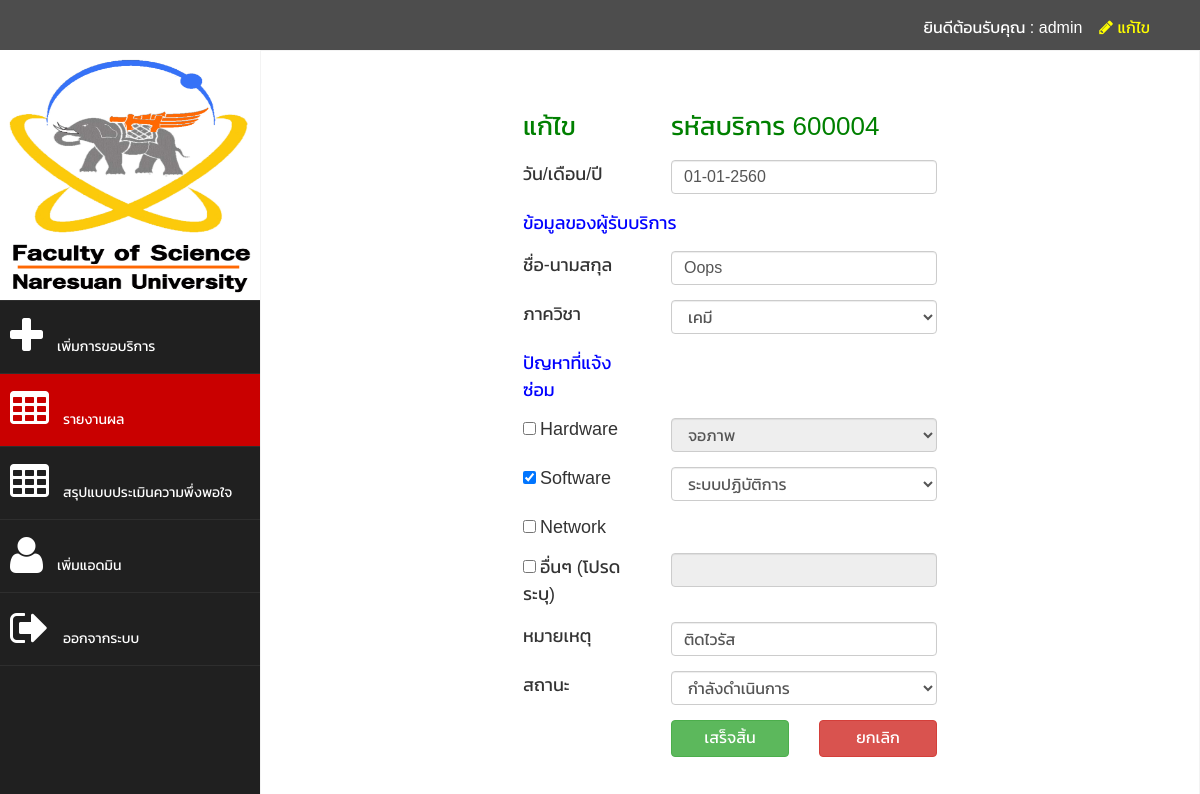
/www/rating/admin/update_service.php?id=5 (signed in), run on the app's committed database.
### tables this page shows
CREATE TABLE `service` (
  `id` int(11) UNSIGNED NOT NULL,
  `service_code` varchar(255) NOT NULL,
  `full_name` varchar(255) NOT NULL,
  `major` varchar(255) NOT NULL,
  `created_at` varchar(255) NOT NULL
);

CREATE TABLE `problem` (
  `service_id` int(11) UNSIGNED NOT NULL,
  `hardware` varchar(255) DEFAULT NULL,
  `software` varchar(255) DEFAULT NULL,
  `network` varchar(255) DEFAULT NULL,
  `other` varchar(255) DEFAULT NULL,
  `note` varchar(255) DEFAULT NULL
);

CREATE TABLE `status` (
  `service_id` int(11) UNSIGNED NOT NULL,
  `status` varchar(255) NOT NULL
);

### www/rating/admin/update_service.php (the view, shortened to what this page needs)
<?php
  include "header_admin.php";
  include "navbarside_admin.php";
  include "../process/config.php";
  $service_id = $_GET["id"];
  $sql = "SELECT * FROM service WHERE id = $service_id";
  $result = $conn->query($sql);
  while ($row = mysqli_fetch_assoc($result)) {
    $service_code = $row["service_code"];
    $full_name = $row["full_name"];
    $major = $row["major"];
    $created_at = $row["created_at"];
  }
    $sql = "SELECT * FROM problem WHERE service_id = $service_id";
    $result = $conn->query($sql);
    while ($row = mysqli_fetch_assoc($result)) {
        $hardware = $row["hardware"];
        $software = $row["software"];
        $network = $row["network"];
        $other = $row["other"];
        $note = $row["note"];
    }
    $sql = "SELECT * FROM status WHERE service_id = $service_id";
    $result = $conn->query($sql);
    while ($row = mysqli_fetch_assoc($result)) {
        $status = $row["status"];
    }
?>
<form id="form_service" action="../process/update_service.php?id=<?php echo $service_id; ?>" method="post">
  <div class="row" style="margin-top: 20px;">
    <div class="col-md-2 col-md-offset-3">
      <div class="form-group">
        <span style="font-size: 26px; color: green;">แก้ไข</span>
      </div>
    </div>
    <div class="col-md-4">
      <div class="form-group">
        <span style="font-size: 26px; color: green;">รหัสบริการ <?php echo $service_code; ?></span>
      </div>
    </div>
  </div>
  <div class="row">
    <div class="col-md-2 col-md-offset-3">
      <div class="form-group">
        <span style="font-size: 18px;">วัน/เดือน/ปี</span>
      </div>
    </div>
    <div class="col-md-4">
      <div class="form-group">
        <input type="text" class="datepicker form-control" name="date" style="font-size: 16px" value="<?php echo $created_at; ?>" required></input>
      </div>
    </div>
  </div>
  <div class="row">
    <div class="col-xs-12 col-sm-12 col-md-3 col-md-offset-3">
      <div class="form-group">
        <span style="font-size: 18px; color: blue;">ข้อมูลของผู้รับบริการ</span>
      </div>
    </div>
  </div>
  <div class="row">
    <div class="col-md-2 col-md-offset-3">
      <div class="form-group">
        <span style="font-size: 18px;">ชื่อ-นามสกุล</span>
      </div>
    </div>
    <div class="col-md-4">
      <div class="form-group">
        <input type="text" class="form-control" name="full_name" id="full_name" style="font-size: 16px" value="<?php echo $full_name; ?>" required>
      </div>
    </div>
  </div>
  <div class="row">
    <div class="col-md-2 col-md-offset-3">
      <div class="form-group">
        <span style="font-size: 18px;">ภาควิชา</span>
      </div>
    </div>
    <div class="col-md-4">
      <div class="form-group">
        <select name="major" id="" class="form-control" style="font-size: 16px">
          <option value="เคมี" <?php if ($major == "เคมี") { echo "selected"; } ?> >
              เคมี
          </option>
        </select>
      </div>
    </div>
  </div>
  <div class="row">
    <div class="col-xs-12 col-sm-12 col-md-2 col-md-offset-3">
      <div class="form-group">
        <span style="font-size: 18px; color: blue;">ปัญหาที่แจ้งซ่อม</span>
      </div>
    </div>
  </div>
  <div class="row">
    <div class="col-md-2 col-md-offset-3">
      <div class="form-group">
        <input type="checkbox" id="hardware_checkbox" <?php if (!empty($hardware)) { echo "checked"; } ?> > <span style="font-size: 18px;">Hardware</span>
      </div>
    </div>
    <div class="col-md-4">
      <div class="form-group">
        <select name="hardware_select" id="hardware_select" class="form-control" style="font-size: 16px" <?php if (empty($hardware)) { echo "disabled"; } ?> >
            <option value="จอภาพ" <?php if ($hardware == "จอภาพ") { echo "selected"; } ?> >
                จอภาพ
            </option>
        </select>
      </div>
    </div>
  </div>
  <div class="row">
    <div class="col-md-2 col-md-offset-3">
      <div class="form-group">
        <input type="checkbox" id="software_checkbox" <?php if (!empty($software)) { echo "checked"; } ?> > <span style="font-size: 18px;">Software</span>
      </div>
    </div>
    <div class="col-md-4">
      <div class="form-group">
        <select name="software_select" id="software_select" class="form-control" style="font-size: 16px" <?php if (empty($software)) { echo "disabled"; } ?> >
            <option value="ระบบปฏิบัติการ" <?php if ($software == "ระบบปฏิบัติการ") { echo "selected"; } ?> >
                ระบบปฏิบัติการ
            </option>
        </select>
      </div>
    </div>
  </div>
  <div class="row">
    <div class="col-md-2 col-md-offset-3">
      <div class="form-group">
        <input type="checkbox" id="network_checkbox" <?php if (!empty($network)) { echo "checked"; } ?> > <span style="font-size: 18px;">Network</span>
      </div>
    </div>
  </div>
  <div class="row">
    <div class="col-md-2 col-md-offset-3">
      <div class="form-group">
        <input type="checkbox" id="other_checkbox" <?php if (!empty($other)) { echo "checked"; } ?> > <span style="font-size: 18px;">อื่นๆ (โปรดระบุ)</span>
      </div>
    </div>
    <div class="col-md-4">
      <div class="form-group">
        <input type="text" class="form-control" name="other" id="other" style="font-size: 16px" value="<?php if (!empty($other)) { echo $other; } ?>" <?php if (empty($other)) { echo "disabled"; } ?> >
      </div>
    </div>
  </div>
  <div class="row">
    <div class="col-md-2 col-md-offset-3">
      <div class="form-group">
        <span style="font-size: 18px;">หมายเหตุ</span>
      </div>
    </div>
    <div class="col-md-4">
      <div class="form-group">
        <input type="text" class="form-control" name="note" value="<?php echo $note; ?>" style="font-size: 16px">
      </div>
    </div>
  </div>
  <div class="row">
    <div class="col-md-2 col-md-offset-3">
      <div class="form-group">
        <span style="font-size: 18px;">สถานะ</span>
      </div>
    </div>
    <div class="col-md-4">
      <div class="form-group">
        <select name="status_select" id="status_select" class="form-control" style="font-size: 16px">
            <option value="กำลังดำเนินการ" <?php if ($status == "กำลังดำเนินการ") { echo "selected"; } ?> >
                กำลังดำเนินการ
            </option>
        </select>
      </div>
    </div>
  </div>
  <div class="row">
    <div class="col-md-2 col-md-offset-5" style="margin-bottom: 10px;">
      <button type="button" id="btn_submit" class="btn btn-success" style="font-size: 16px; width: 100%;">เสร็จสิ้น</button>
    </div>
    <div class="col-md-2">
      <a href="manage_report.php"><button type="button" id="btn_reset" class="btn btn-danger" style="font-size: 16px; width: 100%;">ยกเลิก</button></a>
    </div>
  </div>
</form>
<?php include "footer.php"; ?>

### www/rating/assets/css/custom.css (style rules this page uses)
body { font-family: 'Open Sans', sans-serif; }

### www/rating/admin/header_admin.php (style rules this page uses)
body { font-family: 'Kanit', sans-serif; }

### data on the page
service: service_code "600004", date "01-01-2560", full_name "Oops", major "เคมี"
problem: software_select "ระบบปฏิบัติการ", note "ติดไวรัส"
status: status_select "กำลังดำเนินการ"

### other printed values
$_SESSION["username"] "admin"
